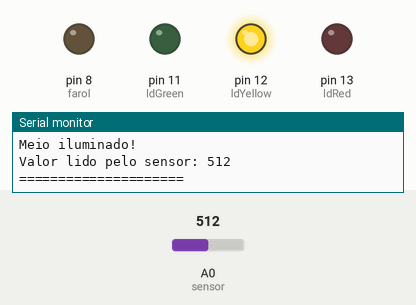
The sketch below on a simulated Arduino Uno, built with avr-gcc and run on an emulated ATmega328P. On the bench: output pins drawn as LEDs (lit = HIGH), the last lines printed to the serial monitor. The inputs (shaded band) are chosen by the test bench; at power-on: A0 (sensor) = 512.

Above: at 1.8 s.
1.9 s: A0 (sensor) set to 465
3.4 s: A0 (sensor) set to 436
At 5.2 s:
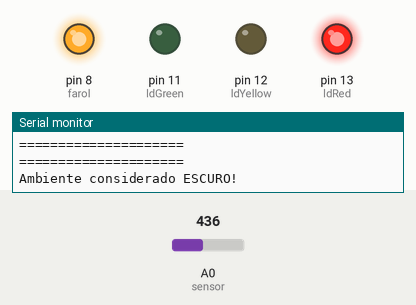
5.6 s: A0 (sensor) set to 910
At 7.3 s:
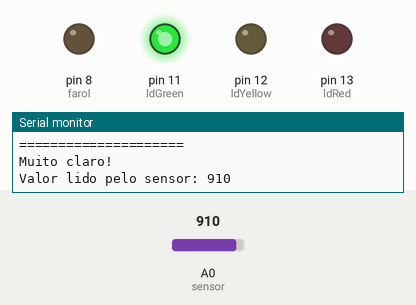
7.7 s: A0 (sensor) set to 888
At 8.6 s:
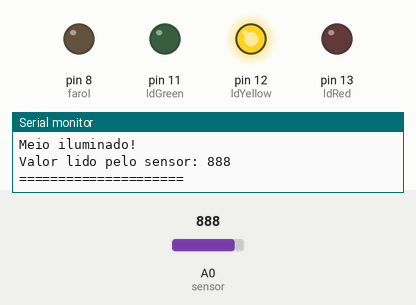
9.7 s: A0 (sensor) set to 1023
At 11.1 s:
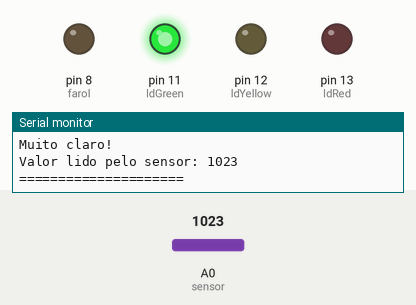
Timing chart, 0 to 12.7 s (numbered marks = the images above; inputs shaded):
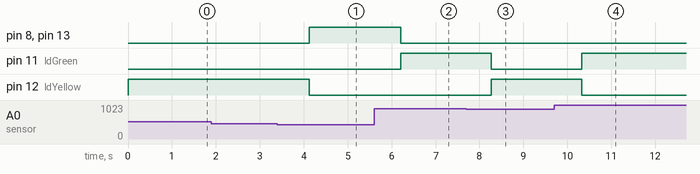

Measured:
- the behaviour switches between 450 and 449 on A0 (sensor) (found by bisection; images 0 and 1)
- the behaviour switches between 901 and 900 on A0 (sensor) (found by bisection; images 2 and 3)
- after the input at 3.4 s, pin 8 (farol), pin 13 (ldRed): LOW → HIGH after 0.72 s; pin 12 (ldYellow): HIGH → LOW after 0.72 s
- after the input at 5.6 s, pin 8 (farol), pin 13 (ldRed): HIGH → LOW after 0.61 s; pin 11 (ldGreen): LOW → HIGH after 0.61 s
- after the input at 7.7 s, pin 11 (ldGreen): HIGH → LOW after 0.56 s; pin 12 (ldYellow): LOW → HIGH after 0.56 s
- after the input at 9.7 s, pin 11 (ldGreen): LOW → HIGH after 0.62 s; pin 12 (ldYellow): HIGH → LOW after 0.62 s

The sketch:

sensor_luz.ino
```cpp
int valorSensor;

const int sensor = 0;
const int ldRed = 13;
const int ldYellow = 12;
const int ldGreen = 11;
const int farol = 8;


void setup()
{
  Serial.begin(9600);
  pinMode(ldRed, OUTPUT);
  pinMode(ldYellow, OUTPUT);
  pinMode(ldGreen, OUTPUT);
  pinMode(farol, OUTPUT);
}

void loop()
{
	int valorSensor = analogRead(sensor);

  	apagarLeds();

	Serial.println("=====================");

  if (valorSensor < 450)
  {
  	digitalWrite(ldRed, HIGH);
    digitalWrite(farol, HIGH);

    Serial.println("Ambiente considerado ESCURO!");
  }
  else if (valorSensor >= 450 && valorSensor <= 900)
  {
  	digitalWrite(ldYellow, HIGH);
    Serial.println("Meio iluminado!");
  }
  else
  {
  	digitalWrite(ldGreen,HIGH);
    Serial.println("Muito claro!");
  }

  Serial.print("Valor lido pelo sensor: ");
  Serial.println(valorSensor);
  Serial.println("=====================");
  Serial.println();
  delay(1000);

  }

void apagarLeds()
{
  digitalWrite(ldRed, LOW);
  digitalWrite(ldYellow, LOW);
  digitalWrite(ldGreen, LOW);
  digitalWrite(farol, LOW);
}
```
